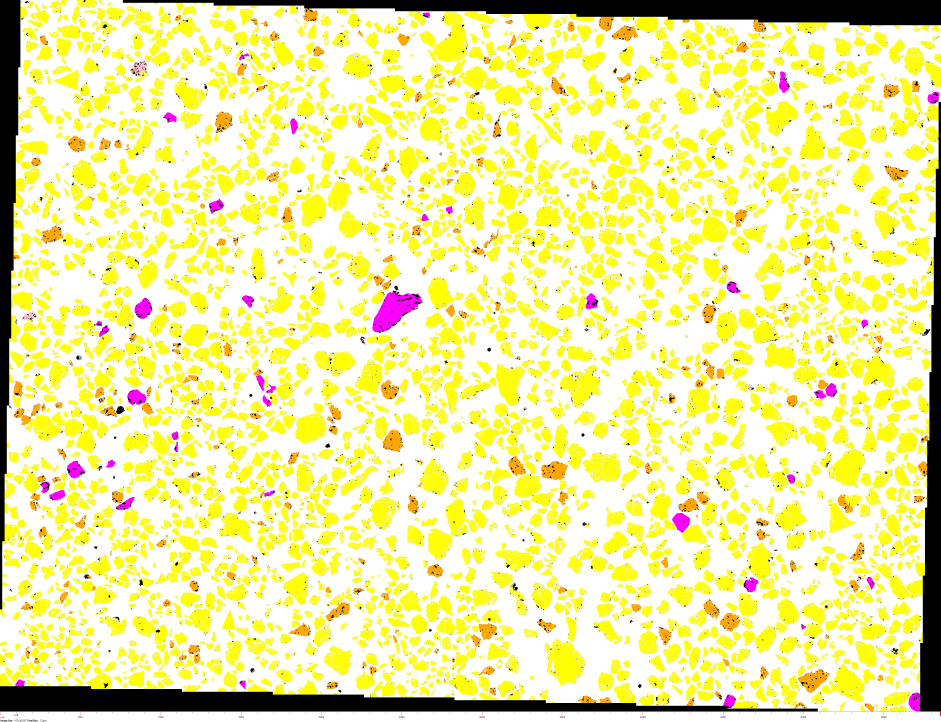
#> input picture Test images/10A_Mineral_Image.tiff, 4701 x 3609 px (shown at 1/5 size); its folder holds only this picture in this run
$ python -i features.py   (imports and definitions only)   (older library calls are emulated)
#> lines starting #> are read from the running program, lines starting #| are printed output that depends on the picture
### pyPetrograph/image_processing/brightness.py
"""Brightness / luminance normalization."""
from __future__ import annotations

from typing import Optional

import numpy as np

from pyPetrograph.common.constants import DEFAULT_Y_TARGET

def relative_luminance(rgb: np.ndarray) -> np.ndarray:
    """
    Relative luminance Y from RGB (0–255 or float).

    Y = 0.2126 R + 0.7152 G + 0.0722 B
    """
    rgb = np.asarray(rgb, dtype=np.float32)
    return 0.2126 * rgb[..., 0] + 0.7152 * rgb[..., 1] + 0.0722 * rgb[..., 2]


def normalize_brightness(
    image: np.ndarray,
    y_target: float = DEFAULT_Y_TARGET,
    mask: Optional[np.ndarray] = None,
) -> np.ndarray:
    """
    Scale RGB so mean luminance matches ``y_target``, keeping color ratios.

    White-margin pixels (mean == 255) are left unchanged unless excluded via mask.
    Returns float32 RGB (not clipped to uint8) for ML features; display may clip.
    """
    rgb = np.asarray(image, dtype=np.float32)
    y = relative_luminance(rgb)

    if mask is None:
        mean_im = rgb.mean(axis=-1)
        use = mean_im < 255
    else:
        use = np.asarray(mask, dtype=bool)

    if not np.any(use):
        return rgb

    y_mean = float(y[use].mean())
    if y_mean <= 1e-6:
        return rgb

    scale = float(y_target) / y_mean
    out = rgb * scale
    # Preserve pure white margins.
    out[~use] = rgb[~use]
    return out.astype(np.float32)


def to_display_uint8(image: np.ndarray) -> np.ndarray:
    """Clip float/int image to uint8 for display or PNG preview."""
    return np.clip(np.asarray(image), 0, 255).astype(np.uint8)

### pyPetrograph/image_processing/features.py
"""Feature toggles, texture maps, feature stack, and training tables."""
from __future__ import annotations

from typing import Dict, List, Optional, Sequence, Tuple

import numpy as np
from PIL import Image
from shapely.geometry import Polygon

from pyPetrograph.common.constants import (
    DEFAULT_FEATURE_TOGGLES,
    DEFAULT_GABOR_ANGLES_DEG,
    DEFAULT_GABOR_FREQUENCY,
    DEFAULT_HESSIAN_SIGMA,
    DEFAULT_LBP_P,
    DEFAULT_LBP_R,
    DEFAULT_PREVIEW_TARGET_MP,
    DEFAULT_SCREEN_VIEW_FILL,
    DEFAULT_TEXTURE_WINDOW,
    DEFAULT_Y_TARGET,
    FEATURE_ENTROPY_WINDOWS,
    FEATURE_LBP_RADII,
    FEATURE_STD_WINDOWS,
    GLCM_PROP_NAMES,
)
from pyPetrograph.common.image_io import _to_rgb_uint8
from pyPetrograph.image_processing.brightness import normalize_brightness, relative_luminance
from pyPetrograph.labeling_ml.polygons import rasterize_polygons

def default_feature_toggles() -> Dict[str, bool]:
    return dict(DEFAULT_FEATURE_TOGGLES)


# [94 lines left out: functions resolve_feature_toggles, downsample_to_approx_mp, _downsample_for_view, get_screen_size_px, screen_view_target_mp, resolve_view_target_mp, not called in this run]


def max_side_for_target_mp(target_mp: float = DEFAULT_PREVIEW_TARGET_MP) -> int:
    """Square-side length whose area ≈ target_mp (for LOD overview)."""
    return max(256, int(round((max(float(target_mp), 0.1) * 1_000_000.0) ** 0.5)))


# [296 lines left out: functions compute_local_std, compute_sobel_mag, compute_lbp_map, compute_gabor_maps, compute_hessian_maps, compute_local_entropy and 5 more, not called in this run]

>>> import cv2
>>> picture = cv2.imread('../../Test images/10A_Mineral_Image.tiff', cv2.IMREAD_GRAYSCALE)
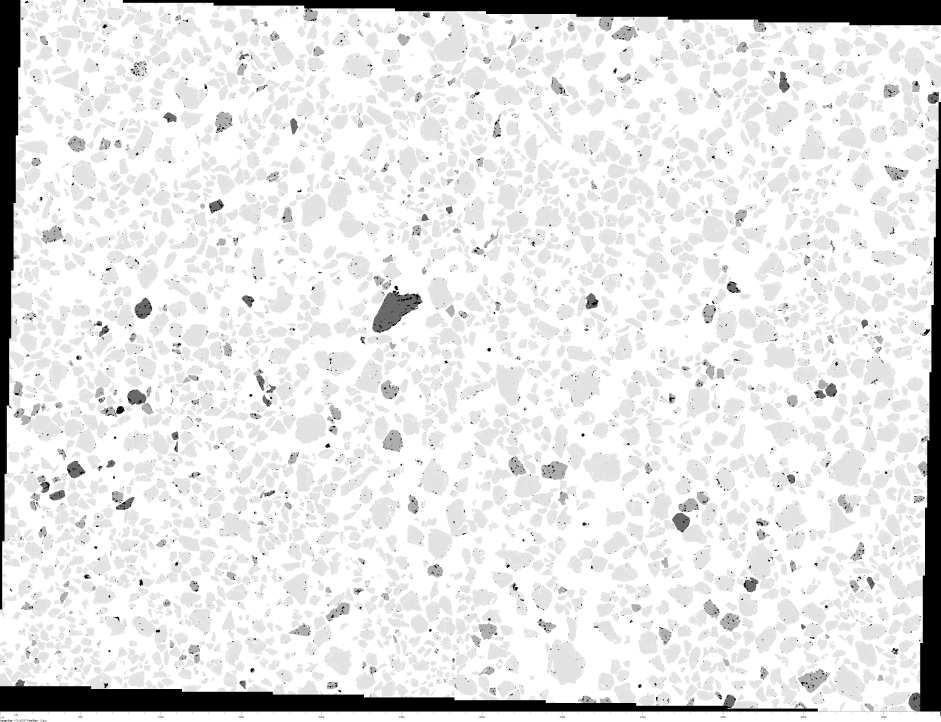
#> picture: shape (3609, 4701) (shown at 1/5 size); min 0, max 255, mean 227.8
>>> result = build_feature_stack(picture)
#> in normalize_brightness, `y = relative_luminance(rgb)`: y = 3609 values, max 255 at index 3065, min 0 at index 0, mean 29.4
#> in normalize_brightness, `mean_im = rgb.mean(axis=-1)`: mean_im = 3609 values, max 255 at index 3557, min 24.77 at index 3543, mean 227.8
#> in normalize_brightness, `y_mean = float(y[use].mean())`: y_mean = 28.96
#> in normalize_brightness, `scale = float(y_target) / y_mean`: scale = 4.42
#> in build_feature_stack, `y = relative_luminance(rgb).astype(np.float32)`: y = 3609 values, max 1127.1 at index 3065, min 0 at index 0, mean 128.2

$ run again, on Test images/10C_Mineral_Image.tiff
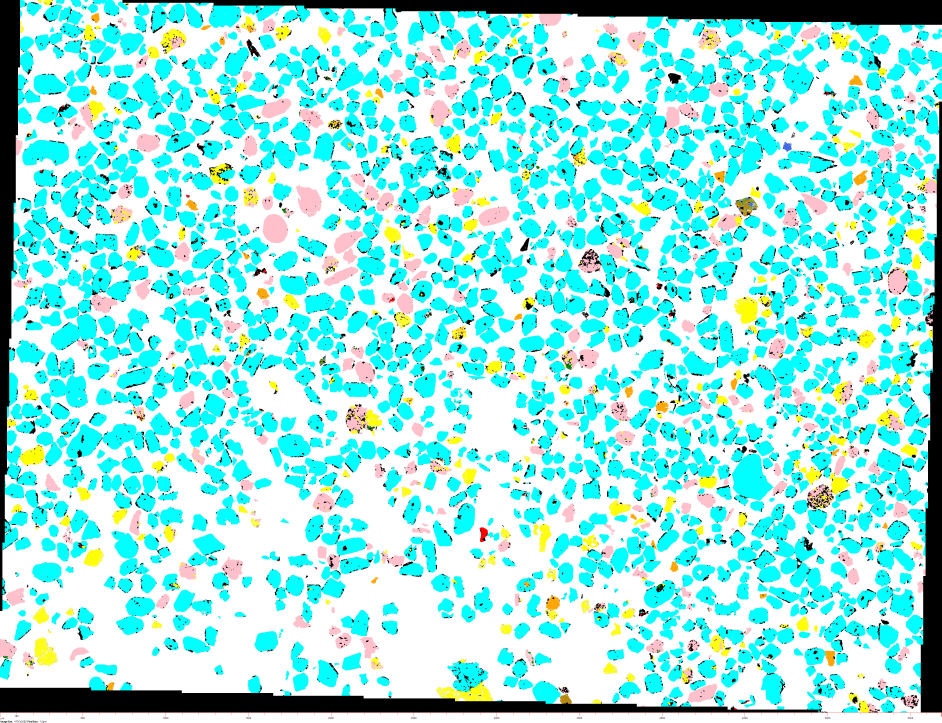
#> input picture Test images/10C_Mineral_Image.tiff, 4707 x 3614 px (shown at 1/5 size)
#> `picture = cv2.imread('../../Test images/10A_Mineral_Image.tiff', cv2.I..`:
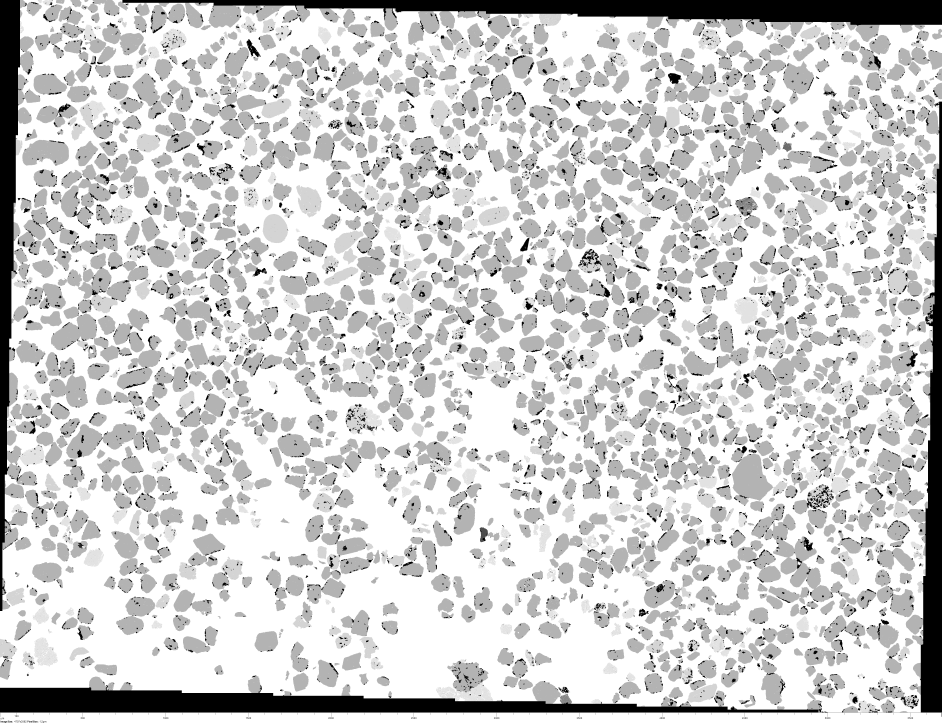
#> picture: shape (3614, 4707) (shown at 1/5 size); min 0, max 255, mean 207.5
#> in normalize_brightness, `y = relative_luminance(rgb)`: y = 3614 values, max 255 at index 3055, min 0 at index 0, mean 28.31
#> mean_im = 3614 values, max 255 at index 3562, min 19.76 at index 3561, mean 207.5
#> y_mean = 27.87
#> scale = 4.59
#> in build_feature_stack, `y = relative_luminance(rgb).astype(np.float32)`: y = 3614 values, max 1171.1 at index 3055, min 0 at index 0, mean 128.2

$ run again, on Test images/10E_Mineral_Image.tiff
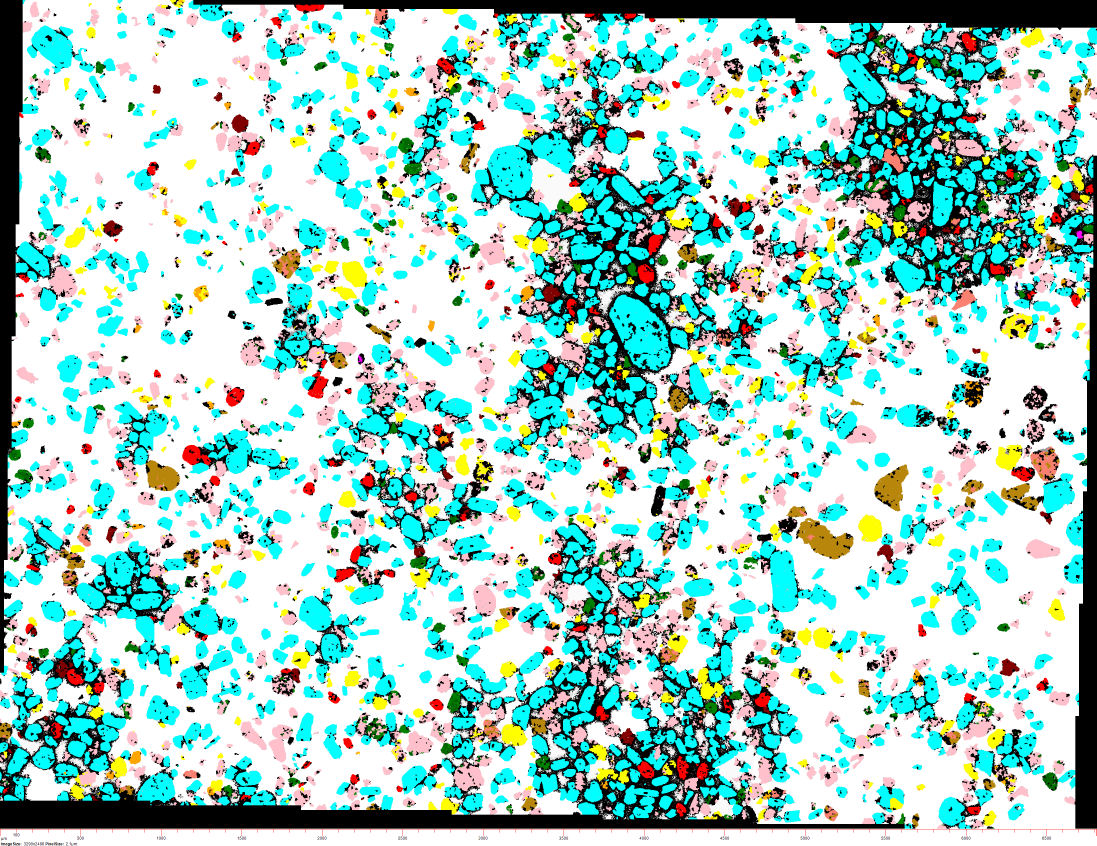
#> input picture Test images/10E_Mineral_Image.tiff, 3290 x 2538 px (shown at 1/3 size)
#> `picture = cv2.imread('../../Test images/10A_Mineral_Image.tiff', cv2.I..`:
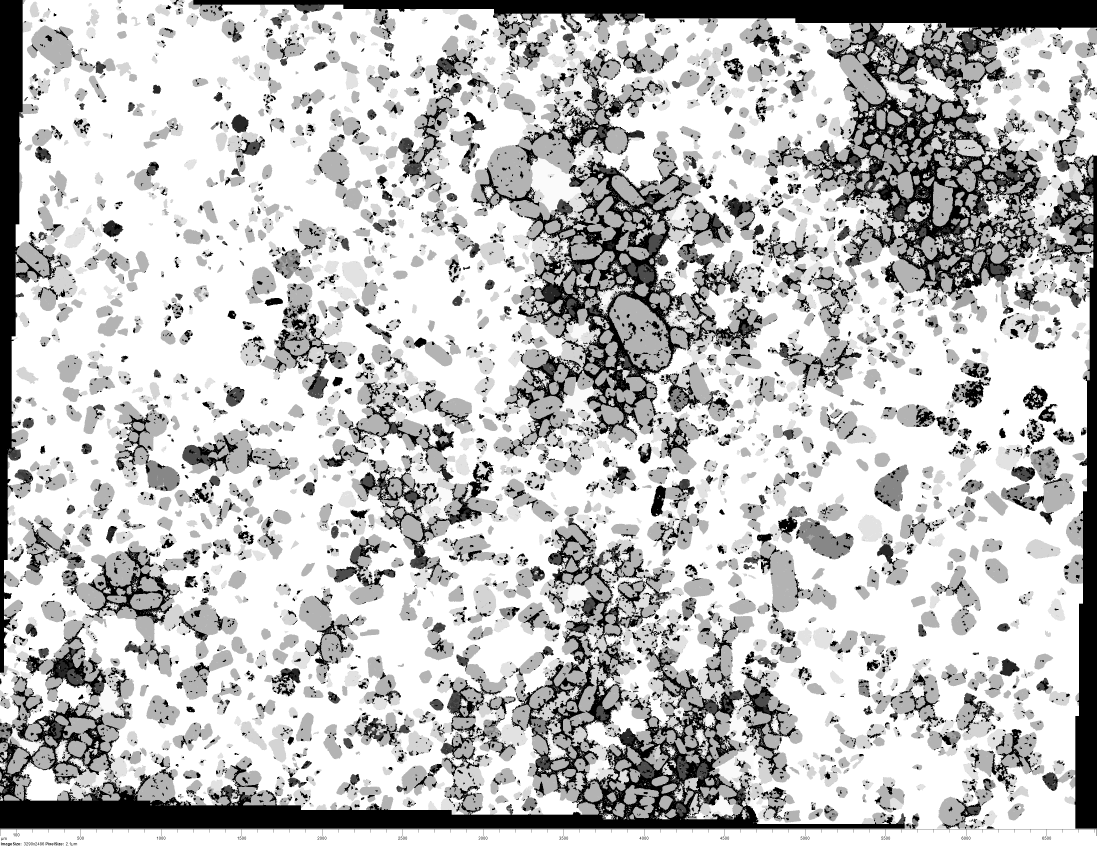
#> picture: shape (2538, 3290) (shown at 1/3 size); min 0, max 255, mean 192.5
#> in normalize_brightness, `y = relative_luminance(rgb)`: y = 2538 values, max 255 at index 2019, min 0 at index 0, mean 27.54
#> mean_im = 2538 values, max 255 at index 2486, min 32.39 at index 2476, mean 192.5
#> y_mean = 26.91
#> scale = 4.76
#> in build_feature_stack, `y = relative_luminance(rgb).astype(np.float32)`: y = 2538 values, max 1212.8 at index 2019, min 0 at index 0, mean 128.4
#> stack = 2538 rows, first 8: [0, 0, 0], [0, 0, 0], [0, 0, 0], [0, 0, 0], [0, 0, 0], [0, 0, 0], [0, 0, 0], [0, 0, 0]

$ run again, on Test images/Mineral_Legend.tiff
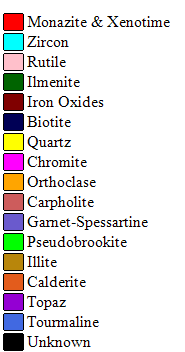
#> input picture Test images/Mineral_Legend.tiff, 185 x 352 px
#> `picture = cv2.imread('../../Test images/10A_Mineral_Image.tiff', cv2.I..`:
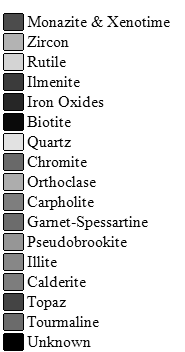
#> picture: shape (352, 185); min 0, max 255, mean 225.9
#> in normalize_brightness, `y = relative_luminance(rgb)`: y = 352 values from 255 to 255
#> mean_im = 352 values, max 255 at index 0, min 114.6 at index 26, mean 225.9
#> y_mean = 255
#> scale = 0.502
#> in normalize_brightness, `out[~use] = rgb[~use]`:
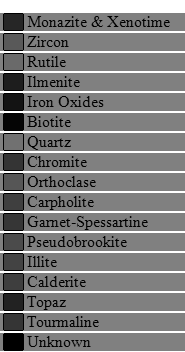
#> out: shape (352, 185) float32; min 0, max 255, mean 130
#> in build_feature_stack, `y = relative_luminance(rgb).astype(np.float32)`: y = 352 values, max 255 at index 0, min 128 at index 13, mean 144.6
#> stack = 352 rows, first 8: [255, 255, 255], [255, 255, 255], [255, 255, 255], [255, 255, 255], [255, 255, 255], [255, 255, 255], [255, 255, 255], [255, 255, 255]
